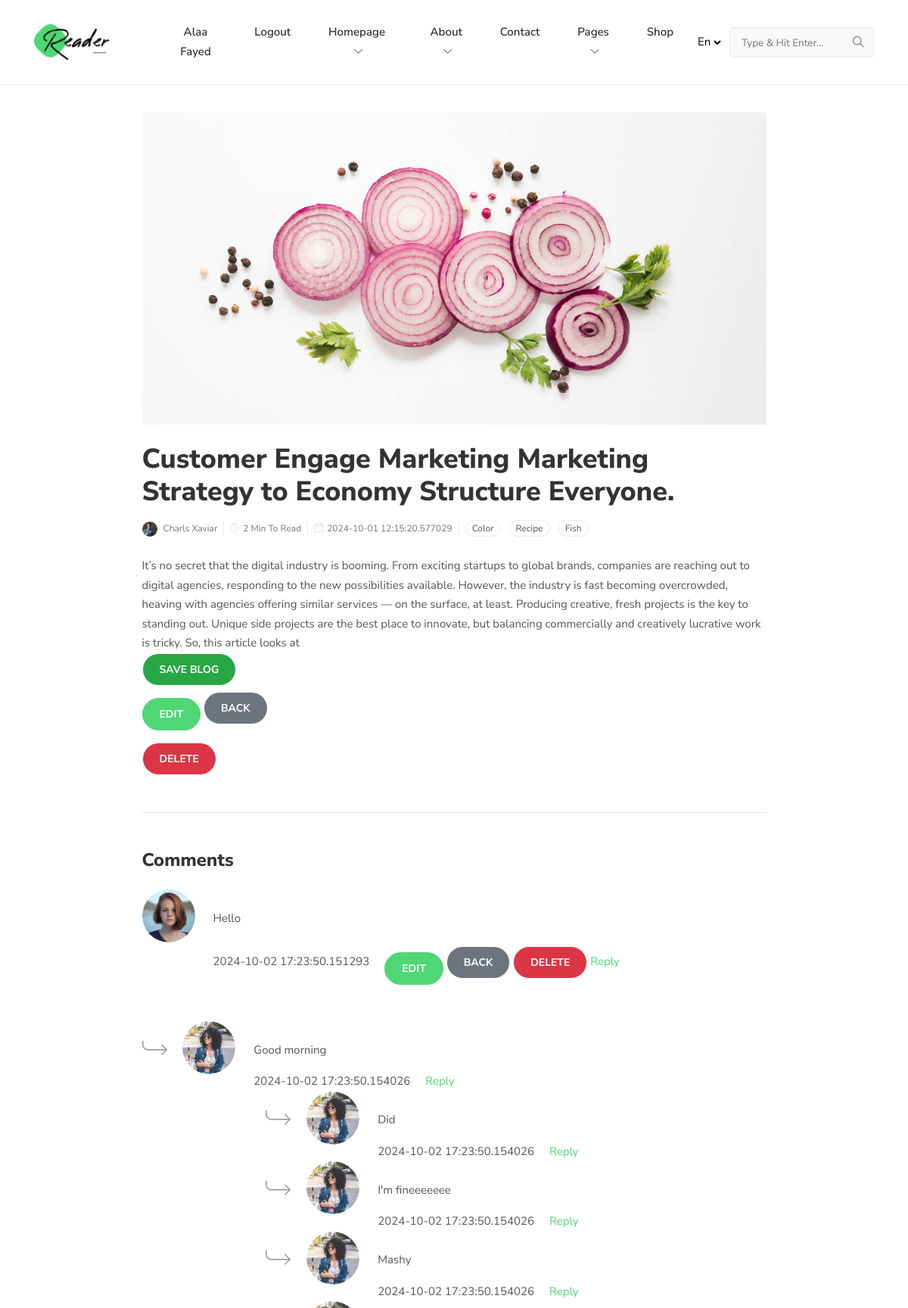
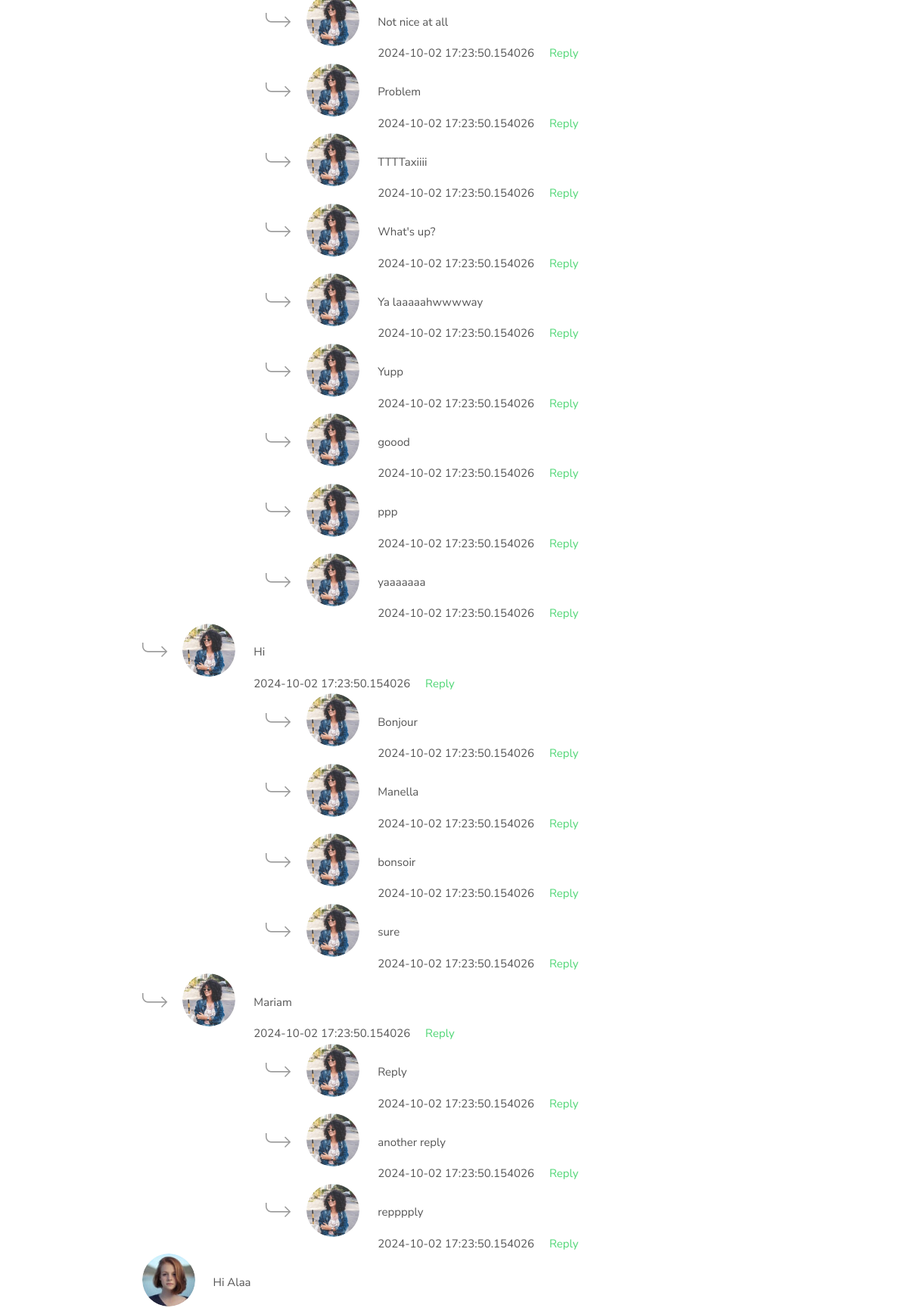
Screenshot of /blog?post_id=1 (signed in, upper part) with the database file from the repository (2 pictures, top to bottom).
### pencil/models.py (models this page shows, shortened)
class User(db.Model, UserMixin):
    id  = db.Column(db.Integer(), primary_key=True, nullable=False)
    username = db.Column(db.String(length=30), nullable=False, unique=True)
    email = db.Column(db.String(length=50), nullable=False, unique=True)
    password_hash = db.Column(db.String(length=100), nullable=False)
    posts = db.relationship("Post", backref="owned_user", lazy=True)
    commentators = db.relationship("Comment", backref="owned_commentator", lazy=True)
    replies = db.relationship("ReplyComment", backref="owned_responder", lazy=True)
    archives = db.relationship("Post", secondary="saved_blogs", backref="user")
    profile = db.relationship("Profile", back_populates="users", uselist=False)
    store = db.relationship("Store", back_populates="owner", uselist=False)
    roles = db.relationship('Role', secondary='user_role', backref="user")
    buyer = db.relationship("Sales", backref="book_buyers", lazy=True)
    @property
    def password(self):
        return self.password

class Post(db.Model):
    id  = db.Column(db.Integer(), primary_key=True, nullable=False)
    title = db.Column(db.String(length=50), nullable=False)
    content = db.Column(db.Text(), nullable=False)
    publication_date = db.Column(db.DateTime, default=datetime.utcnow())
    modification_date = db.Column(db.DateTime, default=datetime.utcnow())
    owner = db.Column(db.Integer(), db.ForeignKey("user.id"))
    profile_owner = db.Column(db.Integer(), db.ForeignKey("profile.id"))
    saved_posts = db.relationship("User", secondary="saved_blogs", backref="post")
    post_comments = db.relationship("Comment", backref="owned_comments", lazy=True)

class Comment(db.Model):
    id = db.Column(db.Integer(), primary_key=True, nullable=False)
    text = db.Column(db.Text(), nullable=False)
    publication_date = db.Column(db.DateTime, default=datetime.utcnow())
    modification_date = db.Column(db.DateTime, default=datetime.utcnow())
    comment_owner = db.Column(db.Integer(), db.ForeignKey("user.id"))
    comments_on_post = db.Column(db.Integer(), db.ForeignKey("post.id"))
    reply_comments =  db.relationship("ReplyComment", backref="owned_replies", lazy=True)

class ReplyComment(db.Model):
    __tablename__ = "replycomment"
    id = db.Column(db.Integer(), primary_key=True, nullable=False)
    text = db.Column(db.Text(), nullable=False)
    publication_date = db.Column(db.DateTime, default=datetime.utcnow())
    modification_date = db.Column(db.DateTime, default=datetime.utcnow())
    responder = db.Column(db.Integer(), db.ForeignKey("user.id"))
    reply_comment = db.Column(db.Integer(), db.ForeignKey("comment.id"))
    reply_to_reply = db.Column(db.Integer(), db.ForeignKey("replycomment.id"))
    child_replies = db.relationship("ReplyComment", backref=db.backref("parent_reply", remote_side=[id]), lazy=True)

### pencil/routes.py (the view, shortened to what this page needs)
@app.route("/blog", methods=["POST", "GET"])
@login_required
def blog_page():
    comment_form = CommentForm()
    reply_form = ReplyForm()
    replies_reply_form = ReplyReplyForm()
    post_id = request.args.get("post_id")
    if post_id:
        requested_blog = Post.query.filter_by(id=post_id).first()
        if requested_blog:
            if request.method == "GET":
                comment_with_replies = (db.session.query(Comment).filter(Comment.comments_on_post == post_id).options(
                                        joinedload(Comment.reply_comments).joinedload(ReplyComment.child_replies))
                                        .order_by(Comment.publication_date.desc()).all())
                return render_template("blog.html", post_id=requested_blog, comment_form=comment_form,
                                        posted_comments=comment_with_replies, reply_form=reply_form, replies_reply_form=replies_reply_form)
            else:
                flash(f"Blog not found", category="danger")
                return redirect(url_for("home_page"))
    for error_message in reply_form.errors.values():
        flash(f"There was an error : {error_message}", category="danger")
    return redirect(url_for("home_page"))

### pencil/templates/blog.html (shortened to what this page needs)
{% extends 'base.html' %}
{% block content %}
<body>
    <div class="py-4"></div>
    <section class="section">
        <div class="container">
          <div class="row justify-content-center">
            <div class=" col-lg-9   mb-5 mb-lg-0">
              <article>
                <div class="post-slider mb-4">
                  <img src="static/images/post/post-2.jpg" class="card-img" alt="post-thumb">
                </div>
                <h1 class="h2">{{ post_id.title }} </h1>
                <ul class="card-meta my-3 list-inline">
                  <li class="list-inline-item">
                    <a href="{{ url_for('profile') }}" class="card-meta-author">
                      <img src="static/images/john-doe.jpg">
                      <span>Charls Xaviar</span>
                    </a>
                  </li>
                  <li class="list-inline-item">
                    <i class="ti-timer"></i>2 Min To Read
                  </li>
                  <li class="list-inline-item">
                    <i class="ti-calendar"></i>{{ post_id.publication_date }}
                  </li>
                  <li class="list-inline-item">
                    <ul class="card-meta-tag list-inline">
                      <li class="list-inline-item"><a href="tags.html">Color</a></li>
                      <li class="list-inline-item"><a href="tags.html">Recipe</a></li>
                      <li class="list-inline-item"><a href="tags.html">Fish</a></li>
                    </ul>
                  </li>
                </ul>
                <div class="content">{{ post_id.content }}
                </div>
              </article>
              <form method="POST" action="{{ url_for('blog_page', post_id=post_id.id) }}">
                <button type="submit" name="save" value="true" class="btn btn-success">Save Blog</button>
              </form>
              <a href="{{ url_for('modify_post', post_id=post_id.id) }}" class="btn btn-primary mt-3">Edit</a>
              <a href="{{ url_for('home_page') }}" class="btn btn-secondary">Back</a>
              <form action="{{ url_for('delete_page', post_id=post_id.id) }}" method="POST" class="mt-3">
                <button type="submit" class="btn btn-danger">Delete</button>
              </form>
             <br>
            </div>
            <div class="col-lg-9 col-md-12">
                <div class="mb-5 border-top mt-4 pt-5">
                    <h3 class="mb-4">Comments</h3>
                    {% for comment in posted_comments %}
                        <div class="media d-block d-sm-flex mb-4 pb-4">
                            <a class="d-inline-block mr-2 mb-3 mb-md-0" href="{{ url_for('profile', profile_id=comment.comment_owner) }}">
                                <img src="static/images/post/user-01.jpg" class="mr-3 rounded-circle" alt="">
                            </a>
                            <div class="media-body">
                                <p>{{ comment.text }}</p>
                                <span class="text-black-800 mr-3 font-weight-600">{{ comment.publication_date }}</span>
                                <a href="{{ url_for('modify_comment', comment_to_modify=comment.id) }}" class="btn btn-primary mt-3">Edit</a>
                                <a href="{{ url_for('blog_page') }}" class="btn btn-secondary">Back</a>
                                <form action="{{ url_for('delete_comment', comment_id=comment.id) }}" method="post" style="display:inline;">
                                <button type="submit" class="btn btn-danger btn-sm" onclick="return confirm('Are you sure you want to delete this comment?');">Delete</button>
                                </form>
                                <a class="text-primary font-weight-600 reply-button" data-comment-id="{{ comment.id }}" href="javascript:void(0);">Reply</a>
                            </div>
                        </div>
                        {% for reply in comment.reply_comments if reply.reply_to_reply is none %}
                            <div class="media d-block d-sm-flex">
                                <div class="d-inline-block mr-2 mb-3 mb-md-0" href="{{ url_for('profile', profile_id=reply.responder) }}">
                                    <img class="mr-3" src="static/images/post/arrow.png" alt="">
                                    <a href="#!"><img src="static/images/post/user-02.jpg" class="mr-3 rounded-circle" alt=""></a>
                                </div>
                                <div class="media-body">
                                    <p>{{ reply.text }}</p>
                                    <span class="text-black-800 mr-3 font-weight-600">{{ reply.publication_date }}</span>
                                    <a class="text-primary font-weight-600 reply-button" data-comment-id="{{ reply.id }}" href="javascript:void(0);">Reply</a>
                                    {% for child_reply in reply.child_replies %}
                                        <div class="reply-to-reply">
                                            <div class="media d-block d-sm-flex ml-3">
                                                <div class="d-inline-block mr-2 mb-3 mb-md-0" href="{{ url_for('profile', profile_id=child_reply.responder) }}">
                                                    <img class="mr-3" src="static/images/post/arrow.png" alt="">
                                                    <a href="#!"><img src="static/images/post/user-02.jpg" class="mr-3 rounded-circle" alt=""></a>
                                                </div>
                                                <div class="media-body">
                                                    <p>{{ child_reply.text }}</p>
                                                    <span class="text-black-800 mr-3 font-weight-600">{{ child_reply.publication_date }}</span>
                                                    <a class="text-primary font-weight-600 child-reply-button" data-reply-id="{{ child_reply.id }}" href="javascript:void(0);">Reply</a>
                                                </div>
                                            </div>
                                        </div>
                                    {% endfor %}
                                </div>
                            </div>
                        {% endfor %}
                    {% endfor %}
                </div>
            </div>
          </div>
        </div>
    </section>
</body>
</body>
{% endblock %}

### pencil/templates/base.html (shortened to what this page needs)
<!DOCTYPE html>
<html lang="en-us"><head>
  <link rel="stylesheet" href="{{ url_for('static', filename='plugins/bootstrap/bootstrap.min.css') }}">
  <link rel="stylesheet" href="{{ url_for('static', filename='plugins/themify-icons/themify-icons.css') }}">
  <link rel="stylesheet" href="{{ url_for('static', filename='plugins/slick/slick.css') }}">
  <link rel="stylesheet" href="{{ url_for('static', filename='css/style.css') }}" media="screen">
</head>
<body>
<header class="navigation fixed-top">
  <div class="container">
    <nav class="navbar navbar-expand-lg navbar-white">
      <a class="navbar-brand order-1" href="index.html">
        <img class="img-fluid" width="100px" src="static/images/logo.png"
          alt="Reader | Hugo Personal Blog Template">
      </a>
      <div class="collapse navbar-collapse text-center order-lg-2 order-3" id="navigation">
        <ul class="navbar-nav mx-auto">
            {% if current_user.is_authenticated %}
            <ul class="navbar-nav">
                <li class="nav-item">
                    <a class="nav-link" style="color: lawngreen; font-weight: bold">
                    </a>
                </li>
                <li class="nav-item">
                    <a class="nav-link" href="{{ url_for('profile', profile_id=current_user.id) }}">{{ current_user.username }}</a>
                </li>
                <li class="nav-item">
                    <a class="nav-link" href="{{ url_for('logout_page') }}">Logout</a>
                </li>
            </ul>
          {% endif %}
          <li class="nav-item dropdown">
            <a class="nav-link" href="#" role="button" data-toggle="dropdown" aria-haspopup="true"
              aria-expanded="false">
              homepage <i class="ti-angle-down ml-1"></i>
            </a>
          </li>
          <li class="nav-item dropdown">
            <a class="nav-link" href="#" role="button" data-toggle="dropdown" aria-haspopup="true"
              aria-expanded="false">
              About <i class="ti-angle-down ml-1"></i>
            </a>
          </li>
          <li class="nav-item">
            <a class="nav-link" href="contact.html">Contact</a>
          </li>
          <li class="nav-item dropdown">
            <a class="nav-link" href="#" role="button" data-toggle="dropdown" aria-haspopup="true"
              aria-expanded="false">Pages <i class="ti-angle-down ml-1"></i>
            </a>
          </li>
          <li class="nav-item">
            <a class="nav-link" href="shop.html">Shop</a>
          </li>
        </ul>
      </div>
      <div class="order-2 order-lg-3 d-flex align-items-center">
        <select class="m-2 border-0 bg-transparent" id="select-language">
          <option id="en" value="" selected>En</option>
        </select>
        <form class="search-bar">
          <input id="search-query" name="s" type="search" placeholder="Type &amp; Hit Enter...">
        </form>
      </div>
    </nav>
  </div>
</header>
{% block content %}
{% endblock %}
    <script src="{{ url_for('static', filename='js/script.js') }}"></script></body>
  </html>

### rows the page displays
User: username "Alaa Fayed"
Post: title "Customer Engage Marketing Marketing Strategy to Economy Structure Everyone.", publication_date "2024-10-01 12:15:20.577029", content "It’s no secret that the digital industry is booming. From exciting startups to global brands, companies are reaching out to digital agencies, responding to the new possibilities available. However, the industry is fast becoming overcrowded, heaving with agencies offering similar services — on the surface, at least. Producing creative, fresh projects is the key to standing out. Unique side projects are the best place to innovate, but balancing commercially and creatively lucrative work is tricky. So, this article looks at"
Comment: text "Hello", publication_date "2024-10-02 17:23:50.151293"
ReplyComment: text "Good morning", publication_date "2024-10-02 17:23:50.154026"
ReplyComment: text "Did", publication_date "2024-10-02 17:23:50.154026"
ReplyComment: text "I'm fineeeeeee", publication_date "2024-10-02 17:23:50.154026"
ReplyComment: text "Mashy", publication_date "2024-10-02 17:23:50.154026"
ReplyComment: text "Not nice at all", publication_date "2024-10-02 17:23:50.154026"
ReplyComment: text "Problem", publication_date "2024-10-02 17:23:50.154026"
ReplyComment: text "TTTTaxiiii", publication_date "2024-10-02 17:23:50.154026"
ReplyComment: text "What's up?", publication_date "2024-10-02 17:23:50.154026"
ReplyComment: text "Ya laaaaahwwwway", publication_date "2024-10-02 17:23:50.154026"
ReplyComment: text "Yupp", publication_date "2024-10-02 17:23:50.154026"
ReplyComment: text "goood", publication_date "2024-10-02 17:23:50.154026"
ReplyComment: text "ppp", publication_date "2024-10-02 17:23:50.154026"
ReplyComment: text "yaaaaaaa", publication_date "2024-10-02 17:23:50.154026"
ReplyComment: text "Hi", publication_date "2024-10-02 17:23:50.154026"
ReplyComment: text "Bonjour", publication_date "2024-10-02 17:23:50.154026"
ReplyComment: text "Manella", publication_date "2024-10-02 17:23:50.154026"
ReplyComment: text "bonsoir", publication_date "2024-10-02 17:23:50.154026"
ReplyComment: text "sure", publication_date "2024-10-02 17:23:50.154026"
ReplyComment: text "Mariam", publication_date "2024-10-02 17:23:50.154026"
ReplyComment: text "Reply", publication_date "2024-10-02 17:23:50.154026"
ReplyComment: text "another reply", publication_date "2024-10-02 17:23:50.154026"
ReplyComment: text "repppply", publication_date "2024-10-02 17:23:50.154026"
Comment: text "Hi Alaa"
